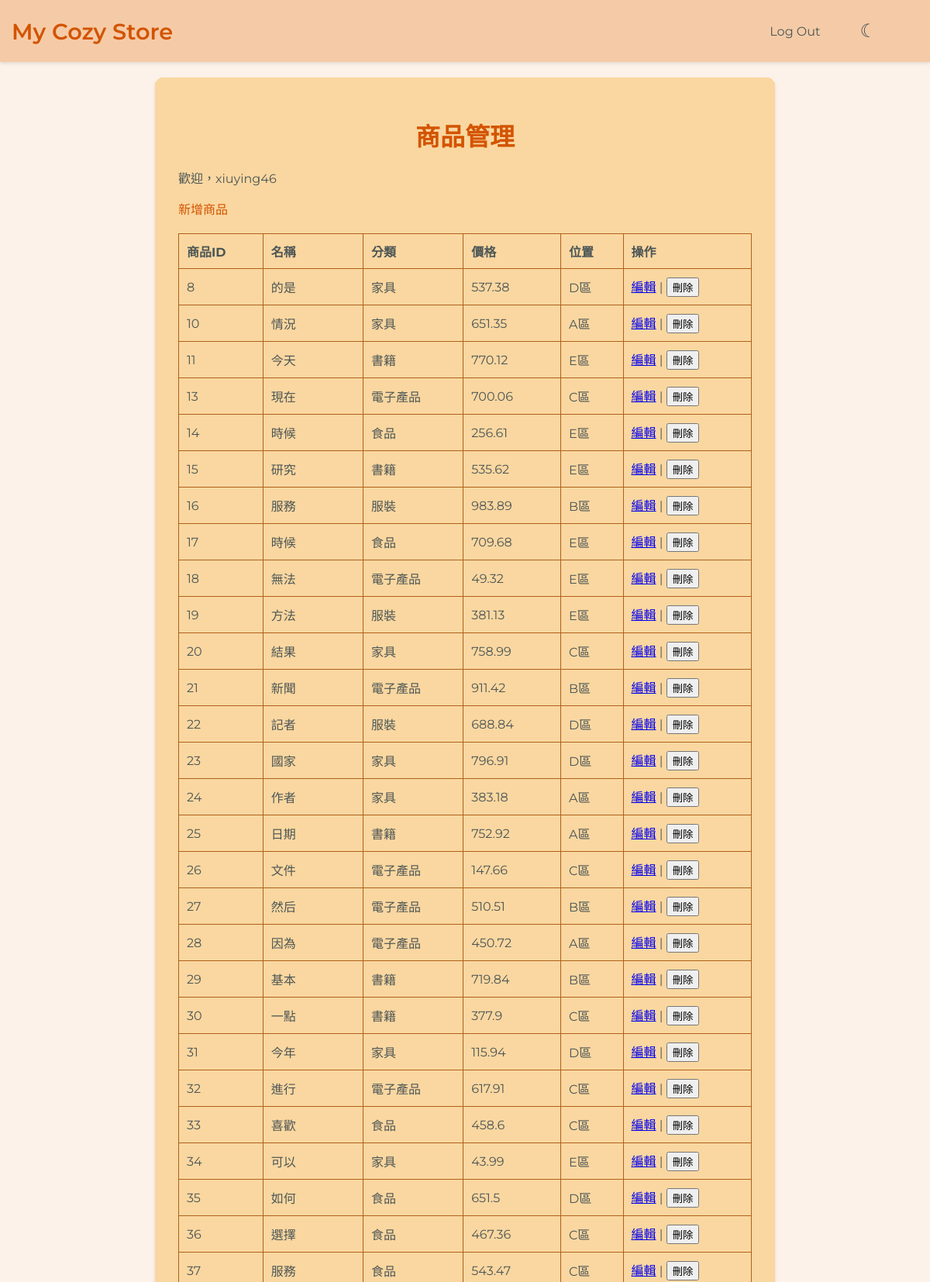
Screenshot of /admin/manage_products (signed in, upper part) with the database file from the repository.
### tables this page shows
CREATE TABLE Products (
            ProductID INTEGER PRIMARY KEY AUTOINCREMENT,
            Name TEXT NOT NULL,
            CategoryID INTEGER,
            Price REAL,
            Location TEXT,
            ImageURL TEXT,
            Description TEXT,
            FOREIGN KEY (CategoryID) REFERENCES Categories(CategoryID)
        );

CREATE TABLE Categories (
            CategoryID INTEGER PRIMARY KEY AUTOINCREMENT,
            CategoryName TEXT NOT NULL,
            Description TEXT
        );

### app.py (the view)
@app.route('/admin/manage_products')
def manage_products():
    if 'user_id' not in session:
        flash('請先登入', 'danger')
        return redirect(url_for('login'))
    if session.get('role') not in ['admin', 'superadmin']:
        flash('請以管理員身份登入', 'danger')
        return redirect(url_for('login'))
    conn = get_db_connection()
    cursor = conn.cursor()
    cursor.execute("""
        SELECT p.ProductID, p.Name, p.CategoryID, p.Price, p.Location, c.CategoryName
        FROM Products p
        LEFT JOIN Categories c ON p.CategoryID = c.CategoryID
    """)
    products = cursor.fetchall()
    conn.close()
    return render_template('manage_products.html', products=products)

### app.py (called while the page is built)
def get_db_connection():
    conn = sqlite3.connect('mall.db')
    conn.row_factory = sqlite3.Row
    return conn

### templates/manage_products.html (shortened to what this page needs)
<!DOCTYPE html>
<html lang="zh-Hant">
<head>
    <link rel="stylesheet" href="{{ url_for('static', filename='styles.css') }}">
</head>
<body onload="initializeTheme()">
    <nav class="navbar">
        <div class="navbar-brand">My Cozy Store</div>
        <div class="navbar-links">
            <a href="{{ url_for('logout') }}">Log Out</a>
            <button id="themeToggle" onclick="toggleTheme()">&#9790;</button>
        </div>
    </nav>
    <div class="container">
        <div class="main-content">
            <h1>商品管理</h1>
            <p>歡迎，{{ session['username'] }}</p>
            <p><a href="{{ url_for('add_product') }}">新增商品</a></p>
            <table>
                <tr>
                    <th>商品ID</th>
                    <th>名稱</th>
                    <th>分類</th>
                    <th>價格</th>
                    <th>位置</th>
                    <th>操作</th>
                </tr>
                {% for product in products %}
                <tr>
                    <td>{{ product['ProductID'] }}</td>
                    <td>{{ product['Name'] }}</td>
                    <td>{{ product['CategoryName'] }}</td>
                    <td>{{ product['Price'] }}</td>
                    <td>{{ product['Location'] }}</td>
                    <td>
                        <a href="{{ url_for('edit_product', product_id=product['ProductID']) }}">編輯</a> |
                        <form method="post" action="{{ url_for('delete_product', product_id=product['ProductID']) }}" style="display:inline;">
                            <input type="submit" value="刪除">
                        </form>
                    </td>
                </tr>
                {% endfor %}
            </table>
        </div>
    </div>
</body>
</html>

### static/styles.css (style rules this page uses)
:root { --primary-color: #D35400; --secondary-color: #AF601A; --background-color: #FDF2E9; --text-color: #4D5656; --navbar-background: #F5CBA7; --navbar-text-color: #4D5656; --card-background: #FAD7A0; --card-text-color: #4D5656; --accent-color: #A04000; --modal-background: #FFFFFF; --input-background: #FFFFFF; --suggestions-background: #FFFFFF; }
body { font-family: 'Montserrat', sans-serif; background-color: var(--background-color); color: var(--text-color); margin: 0; padding: 0; height: 100vh; overflow: hidden; transition: background-color 0.3s ease, color 0.3s ease; }
.navbar { background-color: var(--navbar-background); color: var(--navbar-text-color); padding: 15px; display: flex; justify-content: space-between; align-items: center; position: fixed; width: 100%; height: 80px; top: 0; left: 0; z-index: 1000; box-sizing: border-box; box-shadow: 0 2px 4px rgba(0, 0, 0, 0.1); transition: background-color 0.3s ease, color 0.3s ease; }
.navbar-brand { font-size: 1.8rem; font-weight: 600; color: var(--primary-color); }
.navbar-links { display: flex; align-items: center; gap: 15px; margin-right: 30px; }
.navbar-links a { color: var(--navbar-text-color); text-decoration: none; padding: 8px 12px; border-radius: 5px; transition: background-color 0.3s ease; }
#themeToggle { background-color: transparent; border: none; color: var(--navbar-text-color); font-size: 1.5rem; cursor: pointer; transition: color 0.3s ease; }
.container { display: flex; height: calc(100vh - 80px); position: relative; top: 80px; transition: all 0.3s ease; }
.main-content { width: 60%; flex: 1; padding: 20px; height: calc(100vh - 80px); overflow-y: auto; box-sizing: border-box; transition: flex-basis 0.3s ease, opacity 0.3s ease; }
h1 { text-align: center; color: var(--primary-color); font-weight: 600; animation: fadeInDown 1s; }
button { padding: 12px 24px; border: none; background-color: var(--primary-color); color: #fff; border-radius: 5px; cursor: pointer; font-size: 1rem; transition: background-color 0.3s ease, transform 0.3s ease; }

### templates/manage_products.html (style rules this page uses)
.container { display: flex; justify-content: center; align-items: center; flex-direction: column; height: calc(100vh - 80px); padding: 20px; box-sizing: border-box; }
.main-content { width: 100%; max-width: 800px; background-color: var(--card-background); padding: 30px; border-radius: 10px; box-shadow: 0 2px 4px rgba(0,0,0,0.1); }
h1 { text-align: center; margin-bottom: 20px; color: var(--primary-color); }
table { width: 100%; border-collapse: collapse; margin-top: 20px; }
table th, table td { border: 1px solid var(--secondary-color); padding: 10px; text-align: left; }
p a { color: var(--primary-color); text-decoration: none; }

### rows the page displays
Products: ProductID "8", Name "的是", CategoryName "家具", Price "537.38", Location "D區"
Products: ProductID "10", Name "情況", CategoryName "家具", Price "651.35", Location "A區"
Products: ProductID "11", Name "今天", CategoryName "書籍", Price "770.12", Location "E區"
Products: ProductID "13", Name "現在", CategoryName "電子產品", Price "700.06", Location "C區"
Products: ProductID "14", Name "時候", CategoryName "食品", Price "256.61", Location "E區"
Products: ProductID "15", Name "研究", CategoryName "書籍", Price "535.62", Location "E區"
Products: ProductID "16", Name "服務", CategoryName "服裝", Price "983.89", Location "B區"
Products: ProductID "17", Name "時候", CategoryName "食品", Price "709.68", Location "E區"
Products: ProductID "18", Name "無法", CategoryName "電子產品", Price "49.32", Location "E區"
Products: ProductID "19", Name "方法", CategoryName "服裝", Price "381.13", Location "E區"
Products: ProductID "20", Name "結果", CategoryName "家具", Price "758.99", Location "C區"
Products: ProductID "21", Name "新聞", CategoryName "電子產品", Price "911.42", Location "B區"
Products: ProductID "22", Name "記者", CategoryName "服裝", Price "688.84", Location "D區"
Products: ProductID "23", Name "國家", CategoryName "家具", Price "796.91", Location "D區"
Products: ProductID "24", Name "作者", CategoryName "家具", Price "383.18", Location "A區"
Products: ProductID "25", Name "日期", CategoryName "書籍", Price "752.92", Location "A區"
Products: ProductID "26", Name "文件", CategoryName "電子產品", Price "147.66", Location "C區"
Products: ProductID "27", Name "然后", CategoryName "電子產品", Price "510.51", Location "B區"
Products: ProductID "28", Name "因為", CategoryName "電子產品", Price "450.72", Location "A區"
Products: ProductID "29", Name "基本", CategoryName "書籍", Price "719.84", Location "B區"
Products: ProductID "30", Name "一點", CategoryName "書籍", Price "377.9", Location "C區"
Products: ProductID "31", Name "今年", CategoryName "家具", Price "115.94", Location "D區"
Products: ProductID "32", Name "進行", CategoryName "電子產品", Price "617.91", Location "C區"
Products: ProductID "33", Name "喜歡", CategoryName "食品", Price "458.6", Location "C區"
Products: ProductID "34", Name "可以", CategoryName "家具", Price "43.99", Location "E區"
Products: ProductID "35", Name "如何", CategoryName "食品", Price "651.5", Location "D區"
Products: ProductID "36", Name "選擇", CategoryName "食品", Price "467.36", Location "C區"
Products: ProductID "37", Name "服務", CategoryName "食品", Price "543.47", Location "C區"

### other values shown
{{ session['username'] }} "xiuying46"
